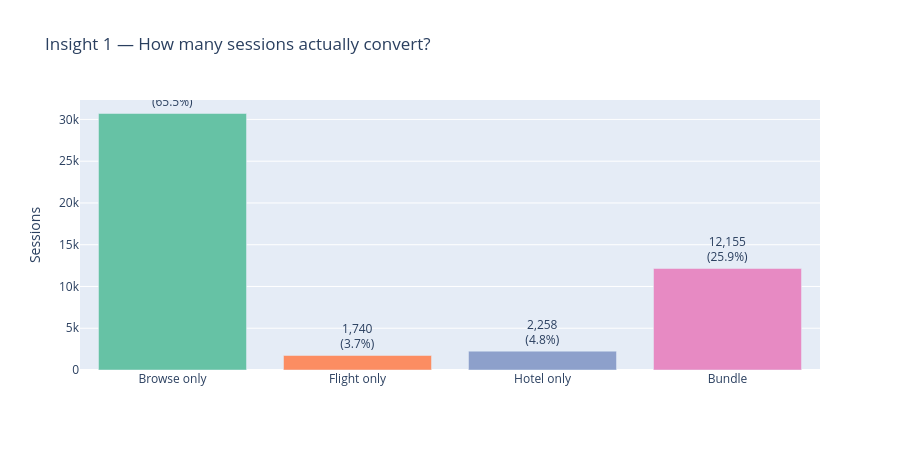

Write notebook code for a chart like this one.
### Markdown cell above
### EDA df_session_centric - Key Business Insights

### Code cell
# Insight 1 — how many sessions actually convert?
session_outcomes = pd.Series({
    'Browse only': int(df_session_centric['browse_only'].sum()),
    'Flight only': int((df_session_centric['flight_booked'] & ~df_session_centric['hotel_booked']).sum()),
    'Hotel only':  int((~df_session_centric['flight_booked'] & df_session_centric['hotel_booked']).sum()),
    'Bundle':      int(df_session_centric['bundle_booked'].sum()),
})
n = len(df_session_centric)

fig = px.bar(
    x=session_outcomes.index,
    y=session_outcomes.values,
    text=[f'{v:,}<br>({v/n*100:.1f}%)' for v in session_outcomes.values],
    labels={'x': '', 'y': 'Sessions'},
    # title=f'Insight 1 — Session outcomes (n={n:,})',
    title=f'Insight 1 — How many sessions actually convert?',
    color=session_outcomes.index,
    color_discrete_sequence=px.colors.qualitative.Set2,
)
fig.update_traces(textposition='outside')
fig.update_layout(showlegend=False, height=450)
fig.show()

### Figure 1 — Plotly figure (JSON) as saved in the notebook; plotly's stock layout.template omitted (floating-point values rounded to 4 significant figures)
{"data": [{"hovertemplate": "color=Browse only<br>=%{x}<br>Sessions=%{y}<br>text=%{text}<extra></extra>", "legendgroup": "Browse only", "marker": {"color": "rgb(102,194,165)", "pattern": {"shape": ""}}, "name": "Browse only", "orientation": "v", "showlegend": true, "text": ["30,710<br>(65.5%)"], "textposition": "outside", "x": ["Browse only"], "xaxis": "x", "y": [30710], "yaxis": "y", "type": "bar"}, {"hovertemplate": "color=Flight only<br>=%{x}<br>Sessions=%{y}<br>text=%{text}<extra></extra>", "legendgroup": "Flight only", "marker": {"color": "rgb(252,141,98)", "pattern": {"shape": ""}}, "name": "Flight only", "orientation": "v", "showlegend": true, "text": ["1,740<br>(3.7%)"], "textposition": "outside", "x": ["Flight only"], "xaxis": "x", "y": [1740], "yaxis": "y", "type": "bar"}, {"hovertemplate": "color=Hotel only<br>=%{x}<br>Sessions=%{y}<br>text=%{text}<extra></extra>", "legendgroup": "Hotel only", "marker": {"color": "rgb(141,160,203)", "pattern": {"shape": ""}}, "name": "Hotel only", "orientation": "v", "showlegend": true, "text": ["2,258<br>(4.8%)"], "textposition": "outside", "x": ["Hotel only"], "xaxis": "x", "y": [2258], "yaxis": "y", "type": "bar"}, {"hovertemplate": "color=Bundle<br>=%{x}<br>Sessions=%{y}<br>text=%{text}<extra></extra>", "legendgroup": "Bundle", "marker": {"color": "rgb(231,138,195)", "pattern": {"shape": ""}}, "name": "Bundle", "orientation": "v", "showlegend": true, "text": ["12,155<br>(25.9%)"], "textposition": "outside", "x": ["Bundle"], "xaxis": "x", "y": [12155], "yaxis": "y", "type": "bar"}], "layout": {"xaxis": {"anchor": "y", "domain": [0.0, 1.0], "title": {"text": ""}}, "yaxis": {"anchor": "x", "domain": [0.0, 1.0], "title": {"text": "Sessions"}}, "legend": {"title": {"text": "color"}, "tracegroupgap": 0}, "title": {"text": "Insight 1 — How many sessions actually convert?"}, "barmode": "relative", "showlegend": false, "height": 450}}
